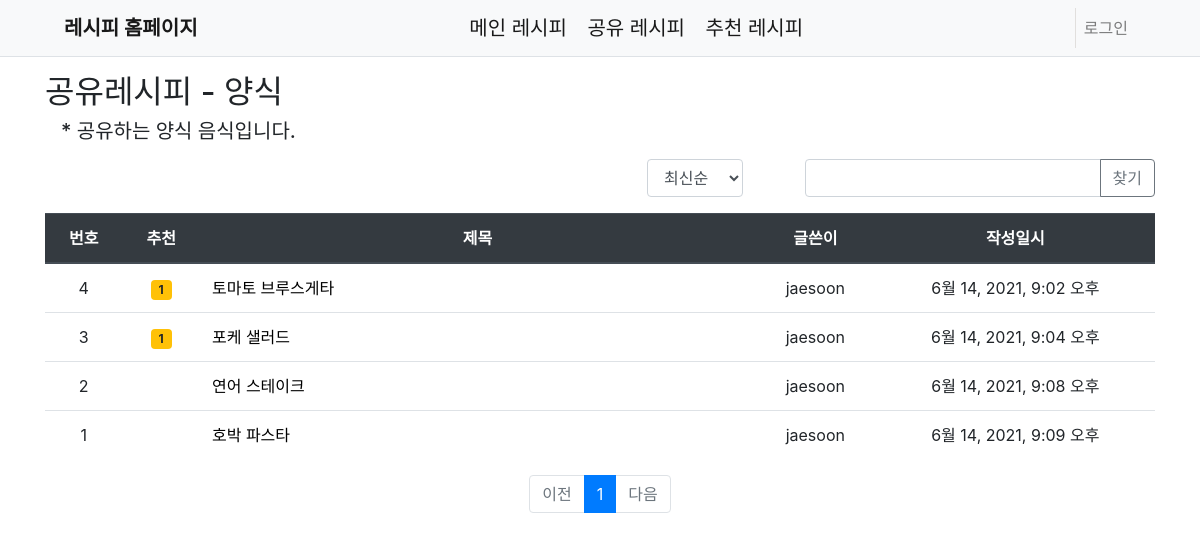
The page /share_recipe/western/ on the database its author committed.
### share_recipe/models.py (models this page shows, shortened)
class share_recipe(models.Model):
    subject = models.CharField(max_length=200)
    menu = models.CharField(choices=menu_Choice, max_length = 10)
    material = models.TextField()
    how_Make = models.TextField()
    create_date = models.DateTimeField()
    author = models.ForeignKey(User, on_delete = models.CASCADE, related_name = 'author_recipe')
    modify_date = models.DateTimeField(null=True, blank=True)
    voter = models.ManyToManyField(User, related_name = 'voter_recipe')

### share_recipe/views/recipe_list_views.py (the view, shortened to what this page needs)
# urls.py: path('western/', recipe_list_views.western, name = 'western'),
def western(request):
    page = request.GET.get('page', '1')
    kw = request.GET.get('kw', '')
    so = request.GET.get('so', 'recent')  # 정렬기준
    if so == 'recommend':
        western_share_recipe = share_recipe.objects.annotate(num_voter=Count('voter')).filter(
            menu__contains='양식').order_by('-num_voter', '-create_date')
    elif so == 'popular':
        western_share_recipe = share_recipe.objects.annotate(num_answer=Count('answer')).filter(
            menu__contains='양식').order_by('-num_answer', '-create_date')
    else:  # recent
        western_share_recipe = share_recipe.objects.filter(menu__contains='양식')
    paginator = Paginator(western_share_recipe, 5)
    page_obj = paginator.get_page(page)
    context = {'recipe_list': page_obj, 'page': page, 'kw': kw, 'so': so}
    return render(request, 'share/western_recipe_list.html', context)

### share_recipe/templatetags/share_filter.py (called while the page is built)
@register.filter
def sub(value, arg):
    return value-arg

### templates/share/western_recipe_list.html (shortened to what this page needs)
{% extends 'base.html' %}
{% load share_filter %}
{% block content %}
<div class="container my-3">
    <h2 class="banner">공유레시피 - 양식<br></h2>
    <h3 class="sub" style="font-size:20px;"> * 공유하는 양식 음식입니다.</h3>
    <div class="row justify-content-end my-3">
        <div class="col-2">
            <select class="form-control so">
                <option value="recent" {% if so == 'recent' %}selected{% endif %}>최신순</option>
            </select>
        </div>
        <div class="col-4 input-group">
            <input type="text" class="form-control kw" value="{{ kw|default_if_none:'' }}">
            <div class="input-group-append">
                <button class="btn btn-outline-secondary" type="button" id="btn_search">찾기</button>
            </div>
        </div>
    </div>
    <table class="table">
        <thead>
        <tr class="text-center thead-dark">
            <th>번호</th>
            <th>추천</th>
            <th style = "width:50%">제목</th>
            <th>글쓴이</th>
            <th>작성일시</th>
        </tr>
        </thead>
        <tbody>
        {% if recipe_list %}
        {% for recipe in recipe_list %}
        <tr class = "text-center">
            <td>{{ recipe_list.paginator.count|sub:recipe_list.start_index|sub:forloop.counter0|add:1 }}</td>
            <td>
            {% if recipe.voter.all.count > 0 %}
            <span class="badge badge-warning px-2 py-1">{{ recipe.voter.all.count }}</span>
            {% endif %}
            </td>
            <td class = "text-left">
                <a href="{% url 'share:recipe_detail' recipe.id %}">
                    {{ recipe.subject }}
                </a>
            </td>
            <td>{{ recipe.author.username }}</td>
            <td>{{ recipe.create_date }}</td>
        </tr>
        {% endfor %}
        {% else %}
        <tr>
            <td colspan="3">레시피가 없습니다.</td>
        </tr>
        {% endif %}
        </tbody>
    </table>
    <ul class="pagination justify-content-center">
        {% if recipe_list.has_previous %}
        <li class="page-item">
            <a class="page-link" data-page="{{ recipe_list.previous_page_number }}" href="#">이전</a>
        </li>
        {% else %}
        <li class="page-item disabled">
            <a class="page-link" tabindex="-1" aria-disabled="true" href="#">이전</a>
        </li>
        {% endif %}
        {% for page_number in recipe_list.paginator.page_range %}
        {% if page_number >= recipe_list.number|add:-5 and page_number <= recipe_list.number|add:5 %}
            {% if page_number == recipe_list.number %}
            <li class="page-item active" aria-current="page">
                <a class="page-link" data-page="{{ page_number }}" href="#">{{ page_number }}</a>
            </li>
            {% else %}
            <li class="page-item">
                <a class="page-link" data-page="{{ page_number }}" href="#">{{ page_number }}</a>
            </li>
            {% endif %}
        {% endif %}
        {% endfor %}
        {% if recipe_list.has_next %}
        <li class="page-item">
            <a class="page-link" data-page="{{ recipe_list.next_page_number }}" href="#">다음</a>
        </li>
        {% else %}
        <li class="page-item disabled">
            <a class="page-link" tabindex="-1" aria-disabled="true" href="#">다음</a>
        </li>
        {% endif %}
    </ul>
</div>
{% endblock %}

### static/style.css (style rules this page uses)
.banner { margin-bottom:0.5rem; }
.sub { border: none; margin-left:1rem; }

### rows shown on the page
share_recipe: paginator.count|sub "4", voter.all.count "1", subject "토마토 브루스게타", author.username "jaesoon", create_date "6월 14, 2021, 9:02 오후"
share_recipe: paginator.count|sub "3", voter.all.count "1", subject "포케 샐러드", author.username "jaesoon", create_date "6월 14, 2021, 9:04 오후"
share_recipe: paginator.count|sub "2", subject "연어 스테이크", author.username "jaesoon", create_date "6월 14, 2021, 9:08 오후"
share_recipe: paginator.count|sub "1", subject "호박 파스타", author.username "jaesoon", create_date "6월 14, 2021, 9:09 오후"

### other values the page prints
{{ page_number }} "1"
